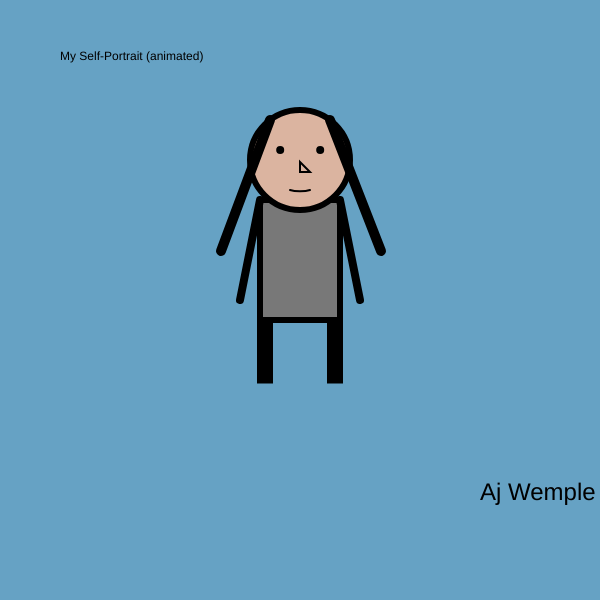
Frame 1 (no input)
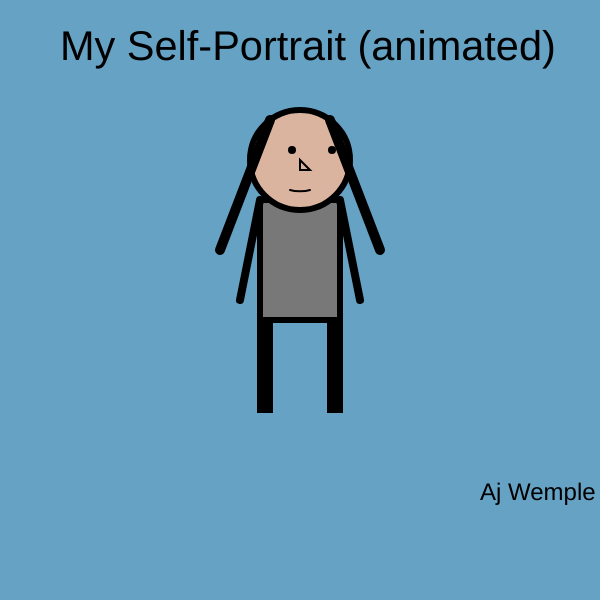
Frame 60 (no input)
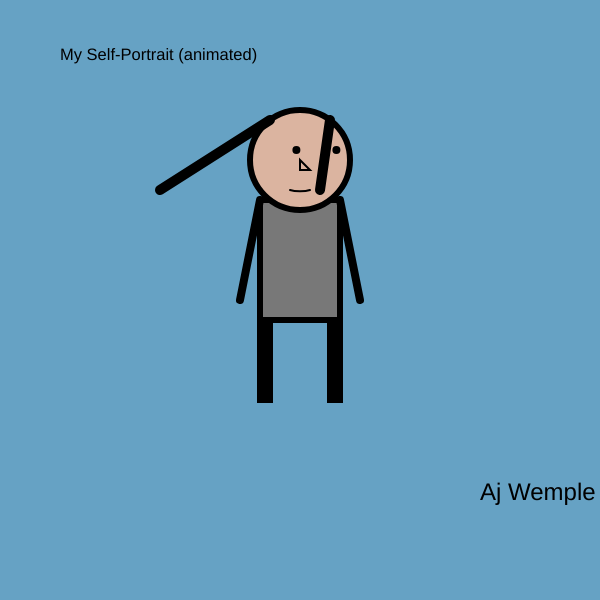
Frame 120 (the mouse pressed at the canvas centre since frame 60)

The p5.js sketch that drew these frames (run headless with seeded random() and noise() and a simulated clock; from frame 60 on, the mouse is pressed at the canvas centre):

// p5.js sketch
// ── sketch.js
function setup()
{
    createCanvas(600, 600);
}

var myTextSize = 12
var isGrowing = true;

var hairX = 270
var hairY = 120
var hairDirection = 1

var eyeX = 280
var eyeDirection = 0.2

var noseY = 160
var noseDirection = 2

var legHeight = 60
var legDirection = 0.5

function draw() 
{
    drawBG();
    drawTitle();
    drawPortrait();
}

function drawBG(){
    background(102,162,196);
    textSize(24);
    fill(0);
    text("Aj Wemple", 480, 500);
}

function drawTitle(){
    textSize(myTextSize);
    text("My Self-Portrait (animated)", 60, 60);
    if (isGrowing) {
        myTextSize += 0.5;
        if (myTextSize >= 44) {
            isGrowing = false;
        }
    } else {
        myTextSize -= 0.5;
        if (myTextSize <= 12) {
            isGrowing = true;
        }
    }
}

function drawPortrait(){
    // Body
    fill(120);
    strokeWeight(6);
    rect(260, 200, 80, 120);
    // Legs
    fill(0);
    legHeight += legDirection;
    rect(260, 320, 10, legHeight);
    rect(330, 320, 10, legHeight);
    if(legHeight >= 100 || legHeight <= 40)
    {
        legDirection *= -1
    }
    // Arms
    strokeWeight(8);
    line(260, 200, 240, 300);
    line(340, 200, 360, 300);
    // Head
    fill(219, 180, 160);
    strokeWeight(6);
    circle(300,160,100);
    // Eyes
    fill(0);
    strokeWeight(8);
    eyeX += eyeDirection;
    point(eyeX, 150);
    point(eyeX + 40,150);
    if(eyeX >= 300 || eyeX <= 260)
    {
        eyeDirection *= -1;
    }
    // Nose
    strokeWeight(2);
    fill(219, 180, 160);
    noseY += noseDirection;
    triangle(300,noseY,310,noseY + 10,300,noseY + 10);
    if(noseY >= 170 || noseY <= 150)
    {
        noseDirection *= -1
    }
    // Mouth
    strokeWeight(2);
    curve(280,180,290,190,310,190,320,180);
    strokeWeight(5);
    // Hair
    strokeWeight(10);
    fill(26, 15, 10);
    hairX += hairDirection;
    hairY += hairDirection;
    line(270, 120, hairX - 50, hairY + 130);
    line(330, 120, hairX + 110, hairY + 130);
    if (hairY <= 20 || hairY >= 150)
    {
        hairDirection *= -1;
    }
}
